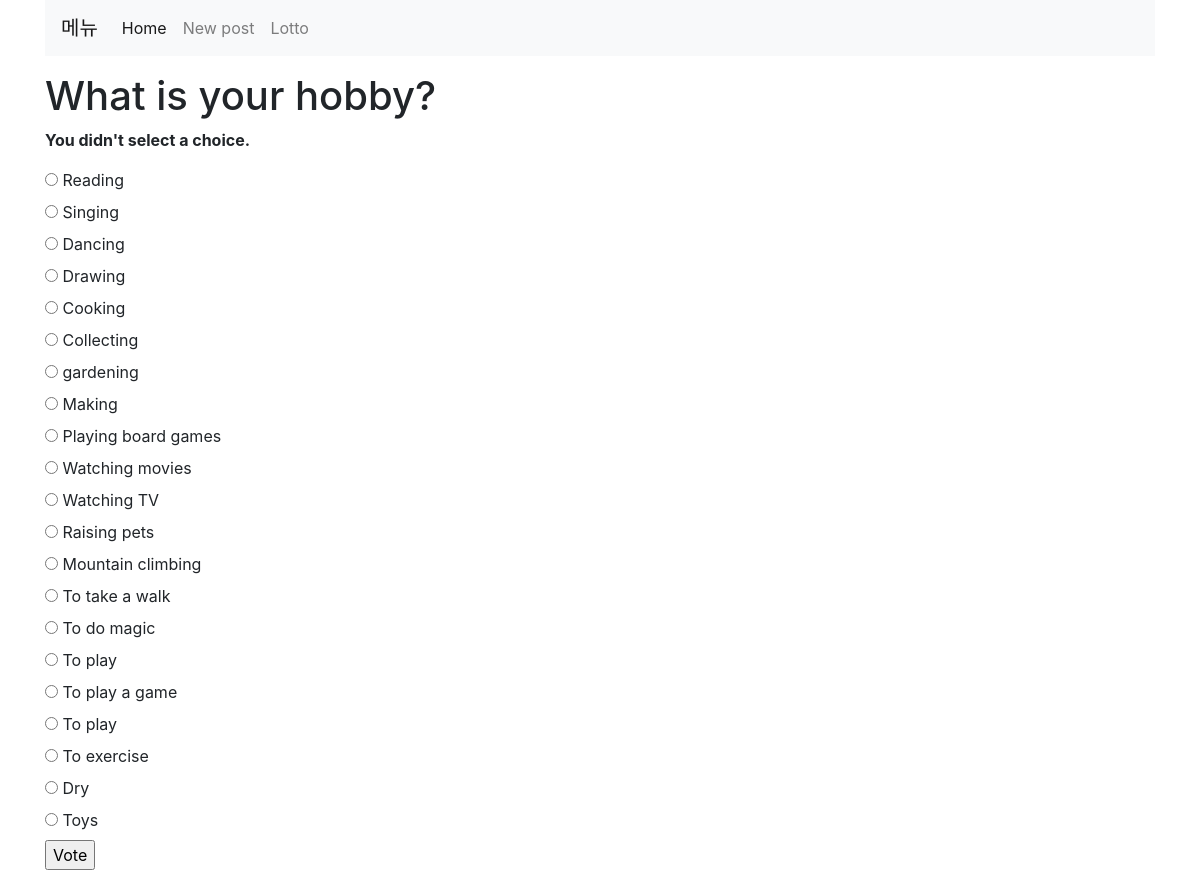
The page /polls/1/vote/ on the database its author committed.
### polls/models.py (models this page shows, shortened)
class Question(models.Model):
    question_text = models.CharField(max_length=200)
    pub_date = models.DateTimeField('date published')

class Choice(models.Model):
    question = models.ForeignKey(Question, on_delete=models.CASCADE)
    choice_text = models.CharField(max_length=200)
    votes = models.IntegerField(default=0)

### polls/views.py (the view)
# urls.py: path('<int:question_id>/vote/', views.vote, name='vote'),
def vote(request, question_id):
    question = get_object_or_404(Question, pk=question_id)
    try:
        selected_choice = question.choice_set.get(pk=request.POST['choice'])
    except (KeyError, Choice.DoesNotExist):
        return render(request, 'polls/detail.html', {
            'question': question,
            'error_message': "You didn't select a choice.",
        })
    else:
        selected_choice.votes += 1
        selected_choice.save()
        return HttpResponseRedirect(reverse('polls:results', args=(question.id,)))

### polls/templates/polls/detail.html (shortened to what this page needs)
{% extends 'base.html' %}
{% block content %}
<h1>{{ question.question_text }}</h1>
{% if error_message %}<p><strong>{{ error_message }}</strong></p>{% endif %}
<form action ="{% url 'polls:vote' question.id %}" method="post">
{% for choice in question.choice_set.all %}
    <input type="radio" name="choice" id="choice{{ forloop.counter }}" value="{{ choice.id }}" />
    <label for="choice{{ forloop.counter }}">{{ choice.choice_text }}</label><br />
{% endfor %}
<input type="submit" value="Vote" />
</form>
{% endblock %}

### static/style.css (style rules this page uses)
body { width:100%; }

### rows shown on the page
Question: question_text "What is your hobby?"
Choice: choice_text "Reading"
Choice: choice_text "Singing"
Choice: choice_text "Dancing"
Choice: choice_text "Drawing"
Choice: choice_text "Cooking"
Choice: choice_text "Collecting"
Choice: choice_text "gardening"
Choice: choice_text "Making"
Choice: choice_text "Playing board games"
Choice: choice_text "Watching movies"
Choice: choice_text "Watching TV"
Choice: choice_text "Raising pets"
Choice: choice_text "Mountain climbing"
Choice: choice_text "To take a walk"
Choice: choice_text "To do magic"
Choice: choice_text "To play"
Choice: choice_text "To play a game"
Choice: choice_text "To play"
Choice: choice_text "To exercise"
Choice: choice_text "Dry"
Choice: choice_text "Toys"

### other values the page prints
{{ error_message }} "You didn't select a choice."
